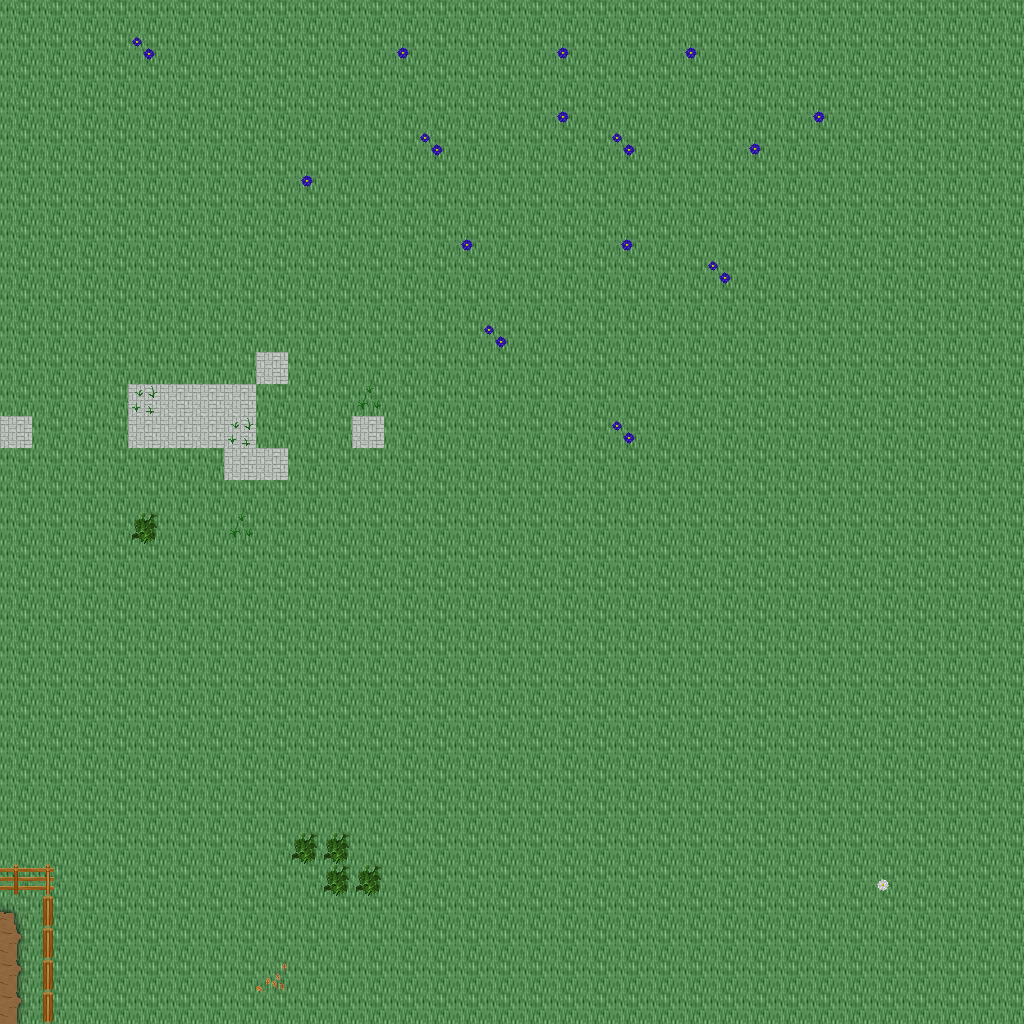

The image is a tile-based game level rendered from a .tmx file. Its description and source (layers, tilesets, objects; grid data summarised) follow:
An orthogonal 32x32 tile map with 32x32 px tiles, 5 tile layers (Ground, Objects, Objects2, Above, ...), 1 hidden layer not drawn, 27 tilesets.

<map version="1.10" tiledversion="1.11.0" orientation="orthogonal" renderorder="right-down" width="32" height="32" tilewidth="32" tileheight="32" infinite="0" nextlayerid="11" nextobjectid="1">
 <tileset firstgid="1" name="ground_ground" tilewidth="32" tileheight="32" tilecount="33" columns="3">
  <image source="../drawable/ground_ground.png" width="96" height="352" />
 </tileset>
 <tileset firstgid="34" name="ground_brown_paving" tilewidth="32" tileheight="32" tilecount="2" columns="2">
  <image source="../drawable/ground_brown_paving.png" width="64" height="32" />
 </tileset>
 <tileset firstgid="36" name="ground_water_water_bubbles" tilewidth="32" tileheight="32" tilecount="32" columns="8">
  <image source="../drawable/ground_water_water_bubbles.png" width="256" height="128" />
 </tileset>
 <tileset firstgid="68" name="ground_grass_edges" tilewidth="32" tileheight="32" tilecount="36" columns="12">
  <image source="../drawable/ground_grass_edges.png" width="384" height="96" />
 </tileset>
 <tileset firstgid="104" name="ground_ridge_earth_dark" tilewidth="32" tileheight="32" tilecount="96" columns="12">
  <image source="../drawable/ground_ridge_earth_dark.png" width="384" height="256" />
 </tileset>
 <tileset firstgid="200" name="plant_flower_daisy_red" tilewidth="32" tileheight="32" tilecount="8" columns="2">
  <image source="../drawable/plant_flower_daisy_red.png" width="64" height="128" />
 </tileset>
 <tileset firstgid="208" name="plant_grasses" tilewidth="32" tileheight="32" tilecount="6" columns="3">
  <image source="../drawable/plant_grasses.png" width="96" height="64" />
 </tileset>
 <tileset firstgid="214" name="plant_flower_daisy_white" tilewidth="32" tileheight="32" tilecount="8" columns="2">
  <image source="../drawable/plant_flower_daisy_white.png" width="64" height="128" />
 </tileset>
 <tileset firstgid="222" name="plant_leaves" tilewidth="32" tileheight="32" tilecount="8" columns="4">
  <image source="../drawable/plant_leaves.png" width="128" height="64" />
 </tileset>
 <tileset firstgid="230" name="ground_grass_corners" tilewidth="32" tileheight="32" tilecount="24" columns="6">
  <image source="../drawable/ground_grass_corners.png" width="192" height="128" />
 </tileset>
 <tileset firstgid="254" name="plant_flower_daisy_blue" tilewidth="32" tileheight="32" tilecount="8" columns="2">
  <image source="../drawable/plant_flower_daisy_blue.png" width="64" height="128" />
 </tileset>
 <tileset firstgid="262" name="building_fence_fence_chunky" tilewidth="32" tileheight="32" tilecount="21" columns="3">
  <image source="../drawable/building_fence_fence_chunky.png" width="96" height="224" />
 </tileset>
 <tileset firstgid="283" name="ground_rock_pebbles" tilewidth="32" tileheight="32" tilecount="3" columns="1">
  <image source="../drawable/ground_rock_pebbles.png" width="32" height="96" />
 </tileset>
 <tileset firstgid="286" name="plant_tree_tree_darkgreen" tilewidth="32" tileheight="32" tilecount="88" columns="8">
  <image source="../drawable/plant_tree_tree_darkgreen.png" width="256" height="352" />
 </tileset>
 <tileset firstgid="374" name="plant_bush_bushes" tilewidth="32" tileheight="32" tilecount="10" columns="5">
  <image source="../drawable/plant_bush_bushes.png" width="160" height="64" />
 </tileset>
 <tileset firstgid="384" name="logic_creature_rodent" tilewidth="32" tileheight="32" tilecount="8" columns="8">
  <image source="../drawable/logic_creature_rodent.png" width="256" height="32" />
 </tileset>
 <tileset firstgid="392" name="logic_item_corn" tilewidth="32" tileheight="32" tilecount="5" columns="5">
  <image source="../drawable/logic_item_corn.png" width="160" height="32" />
 </tileset>
 <tileset firstgid="397" name="logic_item_resources" tilewidth="32" tileheight="32" tilecount="6" columns="6">
  <image source="../drawable/logic_item_resources.png" width="192" height="32" />
 </tileset>
 <tileset firstgid="403" name="logic_creature_gnome" tilewidth="32" tileheight="32" tilecount="6" columns="6">
  <image source="../drawable/logic_creature_gnome.png" width="192" height="32" />
 </tileset>
 <tileset firstgid="409" name="logic_item_mushroom" tilewidth="32" tileheight="32" tilecount="6" columns="6">
  <image source="../drawable/logic_item_mushroom.png" width="192" height="32" />
 </tileset>
 <tileset firstgid="415" name="logic_item_sheepfood" tilewidth="32" tileheight="32" tilecount="1" columns="1">
  <image source="../drawable/logic_item_sheepfood.png" width="32" height="32" />
 </tileset>
 <tileset firstgid="416" name="logic_creature_animal" tilewidth="32" tileheight="32" tilecount="32" columns="8">
  <image source="../drawable/logic_creature_animal.png" width="256" height="128" />
 </tileset>
 <tileset firstgid="448" name="logic_item_vegetable" tilewidth="32" tileheight="32" tilecount="16" columns="8">
  <image source="../drawable/logic_item_vegetable.png" width="256" height="64" />
 </tileset>
 <tileset firstgid="464" name="logic_collision" tilewidth="32" tileheight="32" tilecount="1" columns="1">
  <image source="../drawable/logic_collision.png" width="32" height="32" />
 </tileset>
 <tileset firstgid="465" name="logic_item_herb" tilewidth="32" tileheight="32" tilecount="5" columns="5">
  <image source="../drawable/logic_item_herb.png" width="160" height="32" />
 </tileset>
 <tileset firstgid="470" name="ground_green_paving" tilewidth="32" tileheight="32" tilecount="18" columns="3">
  <image source="../drawable/ground_green_paving.png" width="96" height="192" />
 </tileset>
 <tileset firstgid="488" name="logic_creature_reptile" tilewidth="32" tileheight="32" tilecount="7" columns="7">
  <image source="../drawable/logic_creature_reptile.png" width="224" height="32" />
 </tileset>
 <layer id="1" name="Ground" width="32" height="32">
  <data>[1024 cells, 1024 non-empty, 3 distinct tile ids]</data>
 </layer>
 <layer id="2" name="Objects" width="32" height="32">
  <data>[1024 cells, 25 non-empty, 8 distinct tile ids]</data>
 </layer>
 <layer id="3" name="Objects2" width="32" height="32">
  <data>[1024 cells, 11 non-empty, 4 distinct tile ids]</data>
 </layer>
 <layer id="4" name="Above" width="32" height="32">
  <data>[1024 cells, 0 non-empty, 0 distinct tile ids]</data>
 </layer>
 <layer id="5" name="Above2" width="32" height="32">
  <data>[1024 cells, 0 non-empty, 0 distinct tile ids]</data>
 </layer>
 <layer id="6" name="Walkable" width="32" height="32" visible="0">
  <data>[1024 cells, 11 non-empty, 1 distinct tile ids]</data>
 </layer>
 <objectgroup id="7" name="Mapevents" />
 <objectgroup id="8" name="Spawn" />
 <objectgroup id="9" name="Keys" />
 <objectgroup id="10" name="Replace" />
</map>
